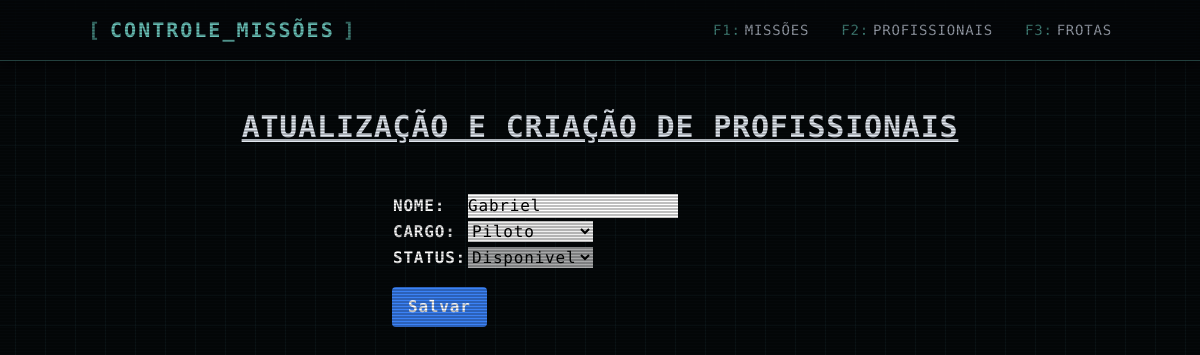
The app's page /profissionais/atualizar/1/ with its own data.
### professional/models.py (models this page shows, shortened)
class OperatorProfessional(models.Model):
    ROLE_LIST = [
        ("Piloto", "Piloto"),
        ("Bombeiro", "Bombeiro"),
        ("Mecânico", "Mecânico"),
        ("Médico", "Médico"),
        ("Enfermeiro", "Enfermeiro")
    ]
    name = models.CharField(max_length=20, verbose_name="Nome")
    role = models.CharField(choices=ROLE_LIST, verbose_name="Cargo")
    status = models.ForeignKey(Status, on_delete=models.PROTECT, default=get_default_status)
    class Meta:
        verbose_name = "Profissional"
        verbose_name_plural = "Profissionais"
        ordering = ['name']

### professional/views.py (the view)
# urls.py: path('profissionais/atualizar/<int:pk>/', OperatorProfessionalUpdateView.as_view(), name='update_professional'),
class OperatorProfessionalUpdateView(UpdateView):
    model = OperatorProfessional
    template_name = 'update_professional.html'
    form_class = OperatorProfessionalForm
    success_url = '/profissionais/'

### professional/forms.py
class OperatorProfessionalForm(forms.ModelForm):
    class Meta:
        model = OperatorProfessional
        fields = ['name', 'role', 'status']
        widgets = {
            'name': forms.TextInput(attrs={'class': 'form-control'}),
            'role': forms.Select(attrs={'class': 'form-select'}),
            'status': forms.Select(attrs={'class': 'form-select'}),
        }
    def __init__(self, *args, **kwargs):
        super().__init__(*args, **kwargs)
        self.fields['status'].disabled = True

### professional/models.py (called while the page is built)
    def __str__(self):
        return str(self.status_name)

### core/templates/update_professional.html (shortened to what this page needs)
{% extends "base.html" %}
{% block content %}
<h1 class="text-3xl font-bold underline w-full text-center">Atualização e Criação de Profissionais</h1>
<form method="post" class="max-w-md mx-auto mt-8 p-4 rounded">
    <table class="table-auto text-left text-black">
        {{ form.as_table }}
    </table>
    <button type="submit" class="bg-blue-500 hover:bg-blue-700 text-white font-bold py-2 px-4 rounded mt-4" style="cursor: pointer;">
        Salvar
    </button>
</form>
{% endblock %}

### core/templates/base.html (style rules this page uses)
body { background-color: #05080a; font-family: 'Share Tech Mono', monospace; color: #e2e8f0; text-transform: uppercase; letter-spacing: 0.05em; background-image: linear-gradient(rgba(45, 85, 90, 0.15) 1px, transparent 1px), linear-gradient(90deg, rgba(45, 85, 90, 0.15) 1px, transparent 1px); background-size: 30px 30px; background-position: center center; min-height: 100vh; margin: 0; position: relative; }
body::before { content: " "; display: block; position: fixed; top: 0; left: 0; bottom: 0; right: 0; background: linear-gradient(rgba(18, 16, 16, 0) 50%, rgba(0, 0, 0, 0.25) 50%); z-index: 50; background-size: 100% 3px; pointer-events: none; }
form table th label { color: white; }

### records on screen
OperatorProfessional: name "Gabriel", role "Piloto", status "Disponivel"
